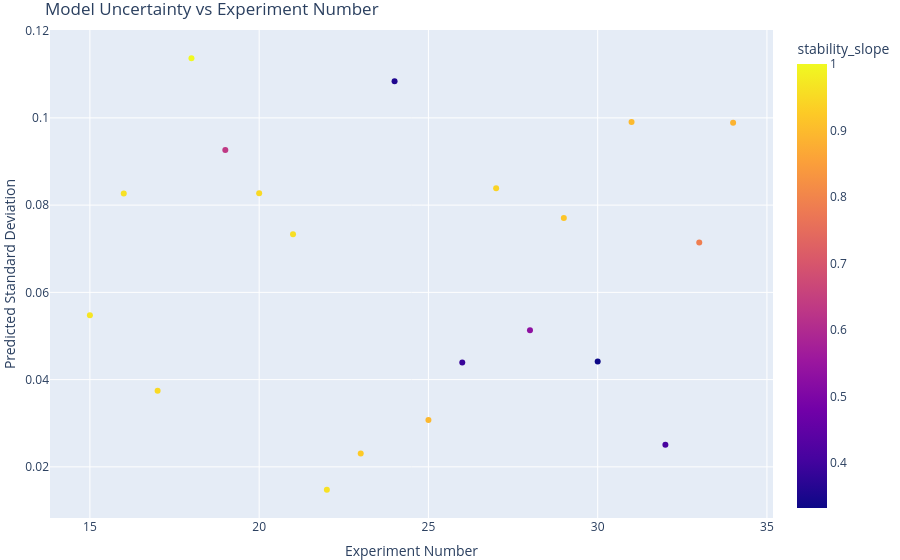

Source (notebook cell):
### Code cell
# plot the uncertainty over the experiments
xmin = 15
fig = px.scatter(
    data.reset_index().iloc[xmin:],
    x=data.index[xmin:], # 'experiment',
    y='predicted_std',
    color='stability_slope',  # color by actual outcome
    title='Model Uncertainty vs Experiment Number'
)
fig.update_layout(
    xaxis_title="Experiment Number",
    yaxis_title="Predicted Standard Deviation",
    showlegend=True,
    margin=dict(l=0, r=0, t=30, b=0),  # Remove whitespace around plot
)
fig.show()

### Figure 1 — Plotly figure (JSON) as saved in the notebook; plotly's stock layout.template omitted (floating-point values rounded to 4 significant figures)
{"data": [{"hovertemplate": "x=%{x}<br>predicted_std=%{y}<br>stability_slope=%{marker.color}<extra></extra>", "legendgroup": "", "marker": {"color": [0.9677, 0.9619, 0.9502, 1, 0.6339, 0.9492, 0.958, 0.9626, 0.9256, 0.356, 0.8951, 0.3887, 0.9402, 0.53, 0.9174, 0.3328, 0.8978, 0.4103, 0.7869, 0.8861], "coloraxis": "coloraxis", "symbol": "circle"}, "mode": "markers", "name": "", "orientation": "v", "showlegend": false, "type": "scatter", "x": [15, 16, 17, 18, 19, 20, 21, 22, 23, 24, 25, 26, 27, 28, 29, 30, 31, 32, 33, 34], "xaxis": "x", "y": [0.05478, 0.08268, 0.03745, 0.1137, 0.09266, 0.08273, 0.07333, 0.01473, 0.02305, 0.1084, 0.03072, 0.04395, 0.08388, 0.05133, 0.07708, 0.04416, 0.09906, 0.02508, 0.07146, 0.0989], "yaxis": "y"}], "layout": {"coloraxis": {"colorbar": {"title": {"text": "stability_slope"}}, "colorscale": [[0, "#0d0887"], [0.1111, "#46039f"], [0.2222, "#7201a8"], [0.3333, "#9c179e"], [0.4444, "#bd3786"], [0.5556, "#d8576b"], [0.6667, "#ed7953"], [0.7778, "#fb9f3a"], [0.8889, "#fdca26"], [1, "#f0f921"]]}, "legend": {"tracegroupgap": 0}, "margin": {"b": 0, "l": 0, "r": 0, "t": 30}, "showlegend": true, "title": {"text": "Model Uncertainty vs Experiment Number"}, "xaxis": {"anchor": "y", "domain": [0, 1], "title": {"text": "Experiment Number"}}, "yaxis": {"anchor": "x", "domain": [0, 1], "title": {"text": "Predicted Standard Deviation"}}}}
